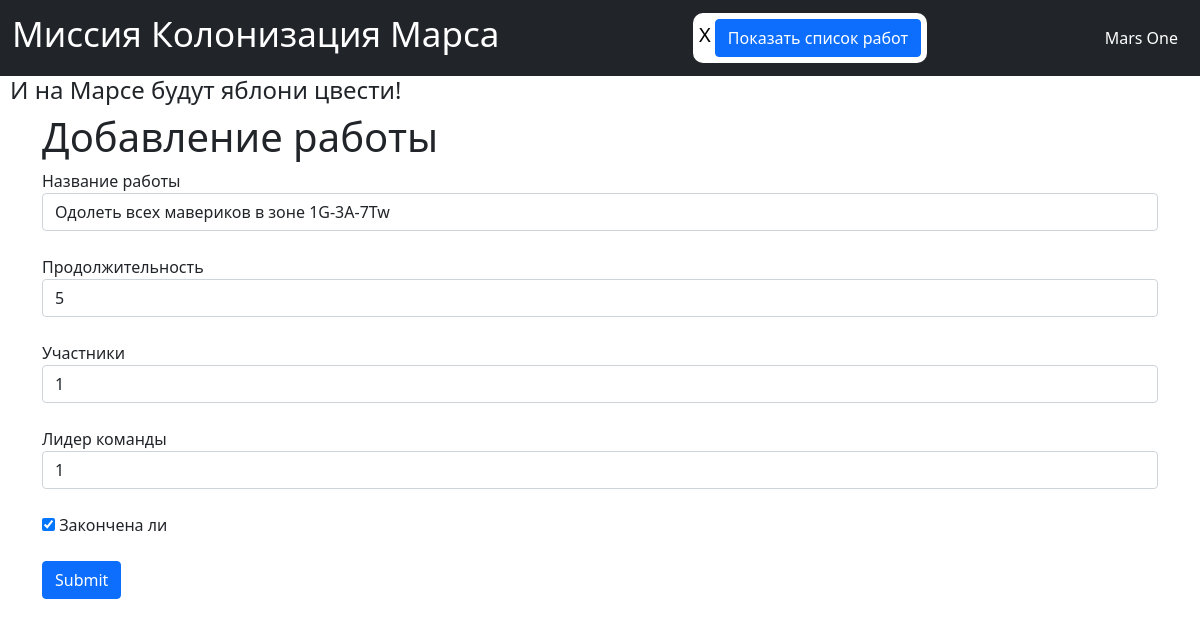
Screenshot of /edit_job/1 (signed in) with the database file from the repository.
### data/users.py (models this page shows, shortened)
class User(SqlAlchemyBase, UserMixin):
    __tablename__ = 'users'
    id = sqlalchemy.Column(sqlalchemy.Integer, primary_key=True, autoincrement=True)
    surname = sqlalchemy.Column(sqlalchemy.String, nullable=True)
    name = sqlalchemy.Column(sqlalchemy.String, nullable=True)
    age = sqlalchemy.Column(sqlalchemy.Integer, nullable=True)
    position = sqlalchemy.Column(sqlalchemy.String, nullable=True)
    speciality = sqlalchemy.Column(sqlalchemy.String, nullable=True)
    email = sqlalchemy.Column(sqlalchemy.String, index=True, unique=True, nullable=True)
    hashed_password = sqlalchemy.Column(sqlalchemy.String, nullable=True)
    modified_date = sqlalchemy.Column(sqlalchemy.DateTime, default=datetime.datetime.now)
    orm.relation('Jobs', back_populates='user')
    orm.relation('Department', back_populates='user')

### data/jobs.py (models this page shows)
class Jobs(SqlAlchemyBase):
    __tablename__ = 'jobs'
    id = sqlalchemy.Column(sqlalchemy.Integer, primary_key=True, autoincrement=True)
    job = sqlalchemy.Column(sqlalchemy.String, nullable=True)
    work_size = sqlalchemy.Column(sqlalchemy.Integer, nullable=True, default=0)
    collaborators = sqlalchemy.Column(sqlalchemy.String, nullable=True)
    start_date = sqlalchemy.Column(sqlalchemy.DateTime, default=datetime.datetime.now)
    end_start = sqlalchemy.Column(sqlalchemy.DateTime, default=datetime.datetime.now)
    is_finished = sqlalchemy.Column(sqlalchemy.Boolean, default=True)
    team_leader = sqlalchemy.Column(sqlalchemy.Integer, sqlalchemy.ForeignKey('users.id'))
    user = orm.relation('User')

### main.py (the view, shortened to what this page needs)
@app.route('/edit_job/<int:id>', methods=['GET', 'POST'])
@login_required
def edit_news(id):
    form = AddJobForm()
    if request.method == "GET":
        db_sess = db_session.create_session()
        jobs = db_sess.query(Jobs).filter(
            (Jobs.id == id), (Jobs.user == current_user) | (current_user.id == 1)).first()
        if jobs:
            form.job.data = jobs.job
            form.work_size.data = jobs.work_size
            form.collaborators.data = jobs.collaborators
            form.team_leader.data = jobs.team_leader
            form.is_finished.data = jobs.is_finished
        else:
            abort(404)
    return render_template('add_job_form.html', title='Редактирование новости', form=form)

### data/add_job_form.py
class AddJobForm(FlaskForm):
    job = StringField('Название работы', validators=[DataRequired()])
    work_size = StringField('Продолжительность', validators=[DataRequired()])
    collaborators = StringField('Участники', validators=[DataRequired()])
    is_finished = BooleanField('Закончена ли')
    team_leader = IntegerField('Лидер команды', validators=[DataRequired()])
    submit = SubmitField('Submit')

### data/db_session.py (called while the page is built)
def create_session() -> Session:
    global __factory
    return __factory()

### main.py (called while the page is built)
@login_manager.user_loader
def load_user(user_id):
    db_sess = db_session.create_session()
    return db_sess.query(User).get(user_id)

### templates/add_job_form.html (shortened to what this page needs)
{% extends "base.html" %}
{% block content %}
<div class="container">
    <h1>Добавление работы</h1>
    <form action="" method="post">
        <span>
            {{ form.job.label }}<br>
            {{ form.job(class="form-control", type="job") }}<br>
        </span>
        <span>
            {{ form.work_size.label }}<br>
            {{ form.work_size(class="form-control", type="work_size") }}<br>
        </span>
        <span>
            {{ form.collaborators.label }}<br>
            {{ form.collaborators(class="form-control", type="collaborators") }}<br>
        </span>
        <span>
            {{ form.team_leader.label }}<br>
            {{ form.team_leader(class="form-control", type="team_leader") }}<br>
        </span>
        <span>{{ form.is_finished() }} {{ form.is_finished.label }}</span><br><br>
        <span>{{ form.submit(type="submit", class="btn btn-primary") }}</span>
    </form>
</div>
{% endblock %}

### templates/base.html (shortened to what this page needs)
<!DOCTYPE html>
<html lang="en">
<head>
    <link href="https://cdn.jsdelivr.net/npm/bootstrap@5.0.0-beta2/dist/css/bootstrap.min.css" rel="stylesheet"
>
</head>
<body>
<nav class="navbar navbar-dark bg-dark">
    <div class="container-fluid">
        <a href="http://127.0.0.1:5000/" style="text-decoration: none"><h1 class="navbar-brand" style="font-size: 35px">
            Миссия Колонизация Марса</h1></a>
        <div style="background-color: white; border-radius: 10px; max-width: 900px; height: 50px; padding: 6px">
            {% if current_user.is_authenticated %}
            <a href="/logout" style="color: black; text-decoration: none; font-size: 20px">{{ current_user.name }}</a>
            <button type="button" class="btn btn-primary" style="">
                <a href="http://127.0.0.1:5000/get_jobs" style="color: white; text-decoration: none;">
                    Показать список работ</a>
            </button>
            {% endif %}
        </div>
        <div class="navbar-text" style="color: white; padding-right: 10px">
            <a href="http://127.0.0.1:5000" style="text-decoration: none;">Mars One</a>
        </div>
    </div>
</nav>
<h4 class="apple_tree_h4" style="padding-left: 10px">И на Марсе будут яблони цвести!</h4>
{% block content %}{% endblock %}
</body>
</html>

### rows the page displays
User: name "X"
Jobs: job "Одолеть всех мавериков в зоне 1G-3A-7Tw", work_size "5", collaborators "1", team_leader "1", is_finished "☑"
